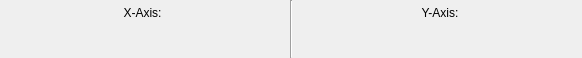
<?xml version="1.0" encoding="UTF-8"?>
<ui version="4.0">
 <class>PlotAxesConfigWidget</class>
 <widget class="QWidget" name="PlotAxesConfigWidget">
  <property name="geometry">
   <rect>
    <x>0</x>
    <y>0</y>
    <width>582</width>
    <height>58</height>
   </rect>
  </property>
  <property name="windowTitle">
   <string>Form</string>
  </property>
  <layout class="QGridLayout" name="gridLayout">
   <property name="horizontalSpacing">
    <number>5</number>
   </property>
   <property name="margin">
    <number>0</number>
   </property>
   <item row="0" column="0">
    <widget class="QLabel" name="label">
     <property name="minimumSize">
      <size>
       <width>0</width>
       <height>23</height>
      </size>
     </property>
     <property name="text">
      <string>X-Axis:</string>
     </property>
     <property name="alignment">
      <set>Qt::AlignCenter</set>
     </property>
    </widget>
   </item>
   <item row="0" column="2">
    <widget class="QLabel" name="label_2">
     <property name="minimumSize">
      <size>
       <width>0</width>
       <height>23</height>
      </size>
     </property>
     <property name="text">
      <string>Y-Axis:</string>
     </property>
     <property name="alignment">
      <set>Qt::AlignCenter</set>
     </property>
    </widget>
   </item>
   <item row="1" column="0">
    <widget class="rqt_multiplot::PlotAxisConfigWidget" name="plotAxisConfigWidgetX" native="true">
     <property name="sizePolicy">
      <sizepolicy hsizetype="MinimumExpanding" vsizetype="Preferred">
       <horstretch>0</horstretch>
       <verstretch>0</verstretch>
      </sizepolicy>
     </property>
     <property name="minimumSize">
      <size>
       <width>0</width>
       <height>23</height>
      </size>
     </property>
    </widget>
   </item>
   <item row="1" column="2">
    <widget class="rqt_multiplot::PlotAxisConfigWidget" name="plotAxisConfigWidgetY" native="true">
     <property name="sizePolicy">
      <sizepolicy hsizetype="MinimumExpanding" vsizetype="Preferred">
       <horstretch>0</horstretch>
       <verstretch>0</verstretch>
      </sizepolicy>
     </property>
     <property name="minimumSize">
      <size>
       <width>0</width>
       <height>23</height>
      </size>
     </property>
    </widget>
   </item>
   <item row="0" column="1" rowspan="2">
    <widget class="Line" name="line">
     <property name="orientation">
      <enum>Qt::Vertical</enum>
     </property>
    </widget>
   </item>
  </layout>
 </widget>
 <customwidgets>
  <customwidget>
   <class>rqt_multiplot::PlotAxisConfigWidget</class>
   <extends>QWidget</extends>
   <header location="global">rqt_multiplot/PlotAxisConfigWidget.hpp</header>
   <container>1</container>
  </customwidget>
 </customwidgets>
 <resources/>
 <connections/>
</ui>
